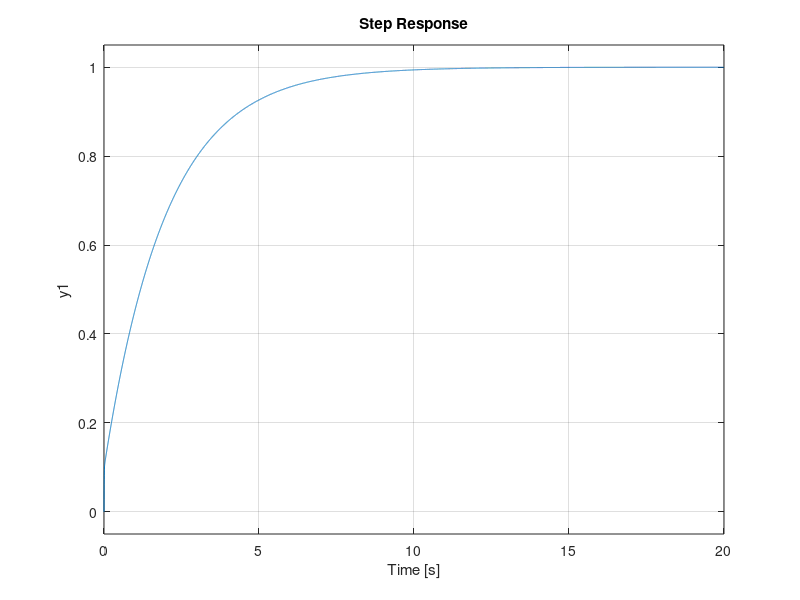

Write the MATLAB code that produced this figure.
%% BRANDON BELL - MAE4421HW4Q3E

%%% Plotting the step response.
figure(1)
s = tf('s');
TF = tf( [199.9 1000] , [10 2000 1000] );
step(TF)
